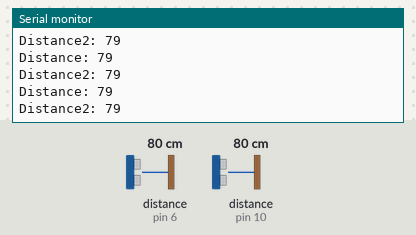
The sketch below on a simulated Arduino Leonardo, built with avr-gcc and run on an emulated ATmega32U4. Parts: the last lines printed to the serial monitor. Wiring (inferred from the names in the program): 2 × ultrasonic range finder: trigger pin 5, echo pin 6 / trigger pin 9, echo pin 10. Inputs (shaded band) come from the test bench; at power-on: distance to the obstacle (sensors on pin 6, pin 10) 80 cm. The echo pulse lasts 58.3 µs per cm; USB keyboard and mouse output is not drawn.

Above: at 1.2 s.
1.3 s: distance to the obstacle (sensor on pin 6) set to 2 cm
At 2.0 s:
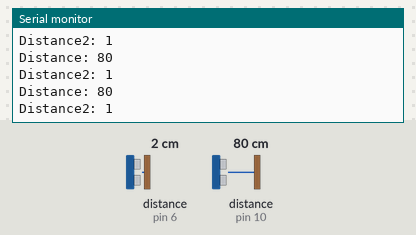
2.8 s: distance to the obstacle (sensor on pin 10) set to 299 cm
At 3.3 s:
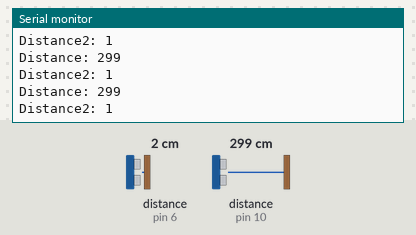
5.8 s: distance to the obstacle (sensor on pin 6) set to 4 cm
At 6.4 s:
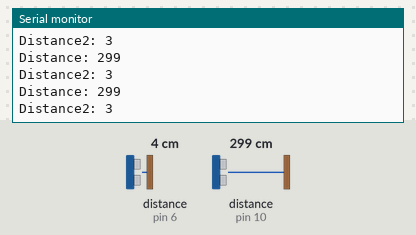
7.3 s: distance to the obstacle (sensor on pin 10) set to 2 cm
At 8.2 s:
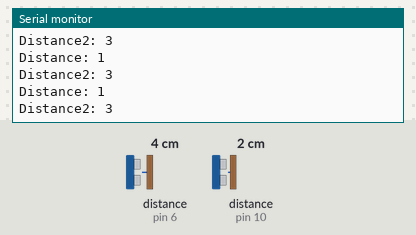
Timing chart, 0 to 9.0 s (numbered marks = the images above; inputs shaded):
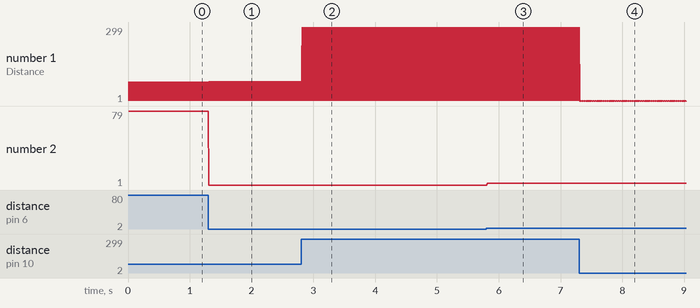

The sketch:

Project.ino
```cpp
#include <Mouse.h>

const int trigPin = 9;
const int echoPin = 10;
const int trigPin2 = 5;
const int echoPin2 = 6;

// defines variables
long duration;
int distance;
int D1;
int D2;

void setup()
{
  pinMode(trigPin, OUTPUT); // Sets the trigPin as an Output
  pinMode(echoPin, INPUT); // Sets the echoPin as an Input
  pinMode(trigPin2, OUTPUT); // Sets the trigPin as an Output
  pinMode(echoPin2, INPUT); // Sets the echoPin as an Input
  Serial.begin(9600); // Starts the serial communication
  Mouse.begin();
}
void loop()
{
  SonarSensor(trigPin, echoPin);
  D1 = distance;
  SonarSensor(trigPin2,echoPin2);
  D2 = distance;

  // Prints the distance on the Serial Monitor
  Serial.print("Distance: ");
  Serial.println(D1);
  Serial.print("Distance2: ");
  Serial.println(D2);

  MouseControl();
}

//Code reference for sonar sensor function: https://www.youtube.com/watch?v=Lxh7hh_gl8Q
void SonarSensor(int trigPinSensor,int echoPinSensor)//it takes the trigPIN and the echoPIN
{
  digitalWrite(trigPinSensor, LOW);// put trigpin LOW
  delayMicroseconds(2);// wait 2 microseconds
  digitalWrite(trigPinSensor, HIGH);// switch trigpin HIGH
  delayMicroseconds(10); // wait 10 microseconds
  digitalWrite(trigPinSensor, LOW);// turn it LOW again

  duration = pulseIn(echoPinSensor, HIGH);
  distance= (duration/2) / 29.1;
}

void MouseControl()
{
  if(D1 <20)
  {
      Mouse.move (D1 - 7,0,0);
  }

  if(D2 < 20)
  {
      Mouse.move(0,D2 - 7,0);
  }

  if(D2 > 2000 && D1 < 2000)
  {
      Mouse.press();
  }

  if(D2 < 20)
  {
      Mouse.release();
  }

  if(D1 > 2000 && D2 < 2000)
  {
      Mouse.press(MOUSE_RIGHT);
  }

   if(D1 < 20)
  {
      Mouse.release(MOUSE_RIGHT);
  }
}
```

Measured:
- after the input at 1.3 s, the serial monitor: prints a new line at once (image 1)
- after the input at 2.8 s, the serial monitor: prints a new line at once (image 2)
- after the input at 5.8 s, the serial monitor: prints a new line at once (image 3)
- after the input at 7.3 s, the serial monitor: prints a new line at once (image 4)
- plotted number 2: 79 → 1 after the input at 1.3 s, 1 → 3 after the input at 5.8 s
